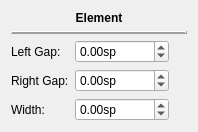
<?xml version="1.0" encoding="UTF-8"?>
<ui version="4.0">
 <class>InspectorHBox</class>
 <widget class="QWidget" name="InspectorHBox">
  <property name="geometry">
   <rect>
    <x>0</x>
    <y>0</y>
    <width>198</width>
    <height>123</height>
   </rect>
  </property>
  <property name="windowTitle">
   <string>Form</string>
  </property>
  <layout class="QVBoxLayout" name="verticalLayout">
   <item>
    <widget class="QLabel" name="elementName">
     <property name="font">
      <font>
       <weight>75</weight>
       <bold>true</bold>
      </font>
     </property>
     <property name="text">
      <string>Element</string>
     </property>
     <property name="alignment">
      <set>Qt::AlignCenter</set>
     </property>
    </widget>
   </item>
   <item>
    <widget class="QFrame" name="frame">
     <property name="frameShape">
      <enum>QFrame::HLine</enum>
     </property>
     <property name="frameShadow">
      <enum>QFrame::Raised</enum>
     </property>
     <property name="lineWidth">
      <number>2</number>
     </property>
    </widget>
   </item>
   <item>
    <layout class="QFormLayout" name="formLayout">
     <property name="fieldGrowthPolicy">
      <enum>QFormLayout::ExpandingFieldsGrow</enum>
     </property>
     <item row="0" column="0">
      <widget class="QLabel" name="label_2">
       <property name="text">
        <string>Left Gap:</string>
       </property>
      </widget>
     </item>
     <item row="0" column="1">
      <widget class="QDoubleSpinBox" name="topGap">
       <property name="suffix">
        <string extracomment="spatium unit">sp</string>
       </property>
       <property name="minimum">
        <double>-10000.000000000000000</double>
       </property>
       <property name="maximum">
        <double>10000.000000000000000</double>
       </property>
       <property name="singleStep">
        <double>0.500000000000000</double>
       </property>
      </widget>
     </item>
     <item row="1" column="0">
      <widget class="QLabel" name="label_3">
       <property name="text">
        <string>Right Gap:</string>
       </property>
      </widget>
     </item>
     <item row="1" column="1">
      <widget class="QDoubleSpinBox" name="bottomGap">
       <property name="suffix">
        <string extracomment="spatium unit">sp</string>
       </property>
       <property name="minimum">
        <double>-10000.000000000000000</double>
       </property>
       <property name="maximum">
        <double>10000.000000000000000</double>
       </property>
       <property name="singleStep">
        <double>0.500000000000000</double>
       </property>
      </widget>
     </item>
     <item row="2" column="0">
      <widget class="QLabel" name="label">
       <property name="text">
        <string>Width:</string>
       </property>
      </widget>
     </item>
     <item row="2" column="1">
      <widget class="QDoubleSpinBox" name="width">
       <property name="suffix">
        <string>sp</string>
       </property>
       <property name="minimum">
        <double>-10000.000000000000000</double>
       </property>
       <property name="maximum">
        <double>10000.000000000000000</double>
       </property>
      </widget>
     </item>
    </layout>
   </item>
  </layout>
 </widget>
 <resources/>
 <connections/>
</ui>
